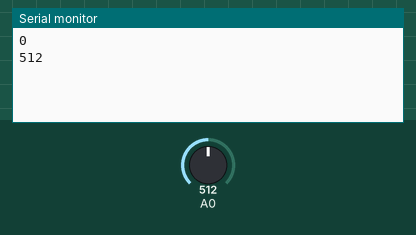
A sketch run on a simulated Arduino Uno, built with avr-gcc and run on an emulated ATmega328P. On the bench: the last lines printed to the serial monitor. The test bench sets the inputs (shaded band); at power-on: A0 = 512.

Above: at 1.8 s.
1.9 s: A0 set to 716
At 2.8 s:
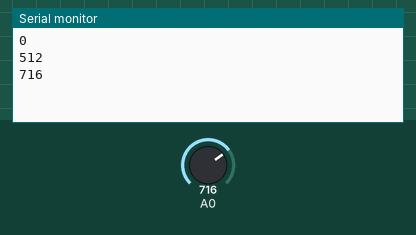
3.4 s: A0 set to 900
At 4.8 s:
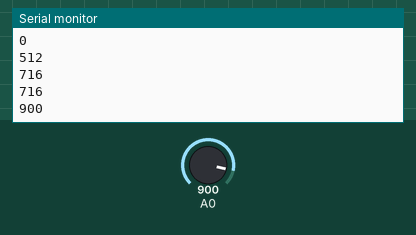
Timing chart, 0 to 6.4 s (numbered marks = the images above; inputs shaded):
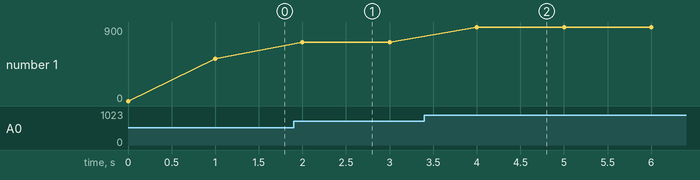

The sketch:

02.25.ino
```cpp
// Input  = 2 - High=OutPut_Off
// Output = 3

short *MyADC = 0x78;

void setup()
{
  ADMUX = 0x40;
  // 01-00-0000
  // 5V RJ ADC0
  // Five volt reference, right justified result, use the 0th pin

  ADCSRA = 0xe6;
  // 1-1-1-00-110
  // E S A NI PS64
  // Enable hardware, Start read, Auto trigger, No interrupts, Prescale 64

  ADCSRB = 0x00;
  //00000-000
  //      FrR
  // Something, enable free run

  Serial.begin(115200);
}

void loop()
{
  Serial.println(*MyADC);
  delay(1000);
}
```

Measured:
- after the input at 1.9 s, the serial monitor: prints a new line after 0.10 s (image 1)
- after the input at 3.4 s, the serial monitor: prints a new line after 0.60 s (image 2)
- plotted number 1: 512 → 716 after the input at 1.9 s, 716 → 900 after the input at 3.4 s
